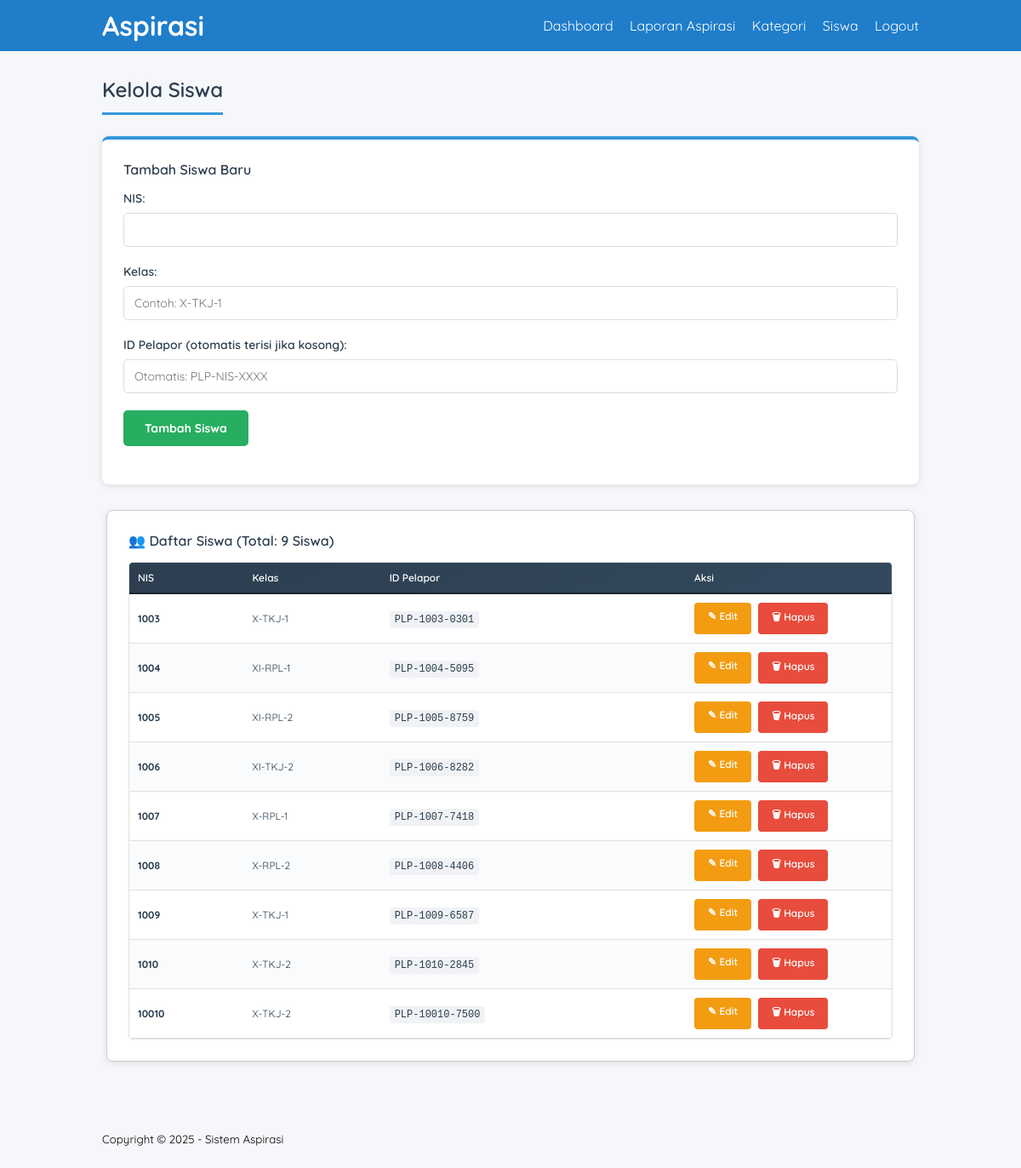
The app's page /admin_siswa.php (signed in) with its own data.
### tables this page shows
CREATE TABLE `tb_siswa` (
  `nis` int(10) NOT NULL,
  `kelas` varchar(10) NOT NULL,
  `id_pelapor` varchar(50) DEFAULT NULL
);

### admin_siswa.php (the view, shortened to what this page needs)
<?php
include 'db.php';
$edit_data = null;
$data_query = mysqli_query($CON, "SELECT s.nis, s.kelas, s.id_pelapor
                                  FROM tb_siswa s
                                  ORDER BY s.nis ASC");
$total = mysqli_num_rows($data_query);
?>
<!DOCTYPE html>
<html lang="en">
<head>
    <link rel="stylesheet" type="text/css" href="css/style.css">
</head>
<body>
    <header>
        <div class="container">
            <h1><a href="dashboard.php">Aspirasi</a></h1>
            <ul>
                <li><a href="dashboard.php">Dashboard</a></li>
                <li><a href="aspirasi_report.php">Laporan Aspirasi</a></li>
                <li><a href="admin_kategori.php">Kategori</a></li>
                <li><a href="admin_siswa.php">Siswa</a></li>
                <li><a href="logout.php">Logout</a></li>
            </ul>
        </div>
    </header>
    <div class="section">
        <div class="container">
            <h3>Kelola Siswa</h3>
            <div class="form-container">
                <h4><?= isset($edit_data) ? 'Edit Siswa' : 'Tambah Siswa Baru' ?></h4>
                <form method="POST">
                    <div class="form-group">
                        <label>NIS:</label>
                        <input type="number" name="nis" value="<?= isset($edit_data) ? $edit_data->nis : '' ?>" required <?= isset($edit_data) ? 'readonly' : '' ?>>
                    </div>
                    <div class="form-group">
                        <label>Kelas:</label>
                        <input type="text" name="kelas" value="<?= isset($edit_data) ? htmlspecialchars($edit_data->kelas) : '' ?>" placeholder="Contoh: X-TKJ-1" required>
                    </div>
                    <div class="form-group">
                        <label>ID Pelapor (otomatis terisi jika kosong):</label>
                        <input type="text" name="id_pelapor" value="<?= isset($edit_data) ? htmlspecialchars($edit_data->id_pelapor) : '' ?>" placeholder="Otomatis: PLP-NIS-XXXX">
                    </div>
                    <div class="form-group">
                        <?php if(isset($edit_data)): ?>
                            <input type="hidden" name="old_nis" value="<?= $edit_data->nis ?>">
                            <button type="submit" name="edit">Update Siswa</button>
                            <a href="admin_siswa.php" class="btn btn-back">Batal</a>
                        <?php else: ?>
                            <button type="submit" name="tambah">Tambah Siswa</button>
                        <?php endif; ?>
                    </div>
                </form>
            </div>
            <div class="box">
                <h4>👥 Daftar Siswa (Total: <?= $total ?> Siswa)</h4>
                <?php if($total > 0): ?>
                    <div class="table-wrapper">
                        <table class="table">
                            <thead>
                                <tr>
                                    <th width="15%">NIS</th>
                                    <th width="18%">Kelas</th>
                                    <th width="40%">ID Pelapor</th>
                                    <th width="27%">Aksi</th>
                                </tr>
                            </thead>
                            <tbody>
                                <?php
                                while($d = mysqli_fetch_object($data_query)){
                                ?>
                                    <tr>
                                        <td><strong><?= htmlspecialchars($d->nis) ?></strong></td>
                                        <td><?= htmlspecialchars($d->kelas) ?></td>
                                        <td><code><?= htmlspecialchars($d->id_pelapor ?? '-') ?></code></td>
                                        <td>
                                            <div class="btn-group">
                                                <a href="admin_siswa.php?edit=<?= $d->nis ?>" class="btn btn-edit">✎ Edit</a>
                                                <a href="admin_siswa.php?delete=<?= $d->nis ?>" onclick="return confirm('Yakin hapus siswa ini?')" class="btn btn-delete">🗑 Hapus</a>
                                            </div>
                                        </td>
                                    </tr>
                                <?php
                                }
                                ?>
                            </tbody>
                        </table>
                    </div>
                <?php else: ?>
                    <div class="no-data">
                        <p>📭 Belum ada siswa terdaftar.</p>
                    </div>
                <?php endif; ?>
            </div>
        </div>
    </div>
    <footer>
        <div class="container">
            <small>Copyright &copy 2025 - Sistem Aspirasi</small>
        </div>
    </footer>
</body>
</html>

### style.css (style rules this page uses)
* { padding: 0; margin: 0; font-family: 'Quicksand',sans-serif; }
body { background-color: #f8f8f8; }
a { color: inherit; text-decoration: none; }
.btn { padding: 8px 15px; background-color: #48988b; color: #fff; border: none; cursor: pointer; }
header { background-color: #1f7dca; color: #fff; }
header h1 { float: left; padding: 10px 0; }
header ul { float: right; }
header ul li { display: inline-block; }
header ul li a { padding: 20px 0 20px 15px; display: inline-block; }
footer { padding: 25px 0; }
.container { width: 80%; margin: 0 auto; }
.container:after { content: ""; display: block; clear: both; }
.section { padding: 25px 0; }
.box { background-color: #fff; border: 1px solid #ccc; padding: 50px; box-sizing: border-box; margin: 5px 5px 5px 5px; }
.box:after { content: ""; display: block; clear: both; }

### admin_siswa.php (style rules this page uses)
* { margin: 0; padding: 0; box-sizing: border-box; }
body { font-family: 'Quicksand', sans-serif; background-color: #f5f7fa; }
header ul li { position: relative; }
.section { background-color: #f5f7fa; padding: 30px 0; }
h3 { color: #2c3e50; margin-bottom: 25px; font-size: 24px; font-weight: 600; border-bottom: 3px solid #3498db; padding-bottom: 12px; display: inline-block; }
h4 { color: #2c3e50; margin-bottom: 15px; font-size: 16px; font-weight: 600; }
.form-container { background: white; padding: 25px; border-radius: 8px; margin-bottom: 30px; box-shadow: 0 2px 8px rgba(0,0,0,0.1); border-top: 4px solid #3498db; }
.form-group { margin-bottom: 20px; }
.form-group label { display: block; margin-bottom: 8px; font-weight: 600; color: #2c3e50; font-size: 14px; }
.form-group input, .form-group select, .form-group textarea { width: 100%; padding: 10px 12px; border: 1px solid #ddd; border-radius: 5px; font-family: 'Quicksand', sans-serif; font-size: 14px; transition: all 0.3s ease; }
.form-group button { background-color: #27ae60; color: white; padding: 12px 25px; border: none; border-radius: 5px; cursor: pointer; font-weight: bold; font-size: 14px; transition: all 0.3s ease; }
.box { background: white; padding: 25px; border-radius: 8px; box-shadow: 0 2px 8px rgba(0,0,0,0.1); margin-bottom: 25px; }
.table-wrapper { margin-top: 15px; border-radius: 5px; border: 1px solid #e0e0e0; overflow: hidden; }
.table { width: 100%; border-collapse: collapse; font-size: 12px; }
.table thead tr { background: linear-gradient(135deg, #2c3e50 0%, #34495e 100%); color: white; }
.table th { padding: 12px 10px; text-align: left; font-weight: 600; color: white; border-bottom: 2px solid #1a252f; white-space: nowrap; }
.table td { padding: 10px; border-bottom: 1px solid #e0e0e0; color: #2c3e50; white-space: nowrap; overflow: hidden; text-overflow: ellipsis; }
.table tbody tr { transition: all 0.2s ease; }
.table tbody tr:nth-child(even) { background-color: #fafbfc; }
.btn-group { display: flex; gap: 8px; flex-wrap: wrap; }
.btn { padding: 8px 16px; border-radius: 4px; text-decoration: none; font-size: 12px; display: inline-block; border: none; cursor: pointer; transition: all 0.3s ease; font-weight: 600; }
.btn-edit { background-color: #f39c12; color: #fff; }
.btn-delete { background-color: #e74c3c; color: #fff; }
code { background-color: #f0f2f5; padding: 3px 6px; border-radius: 3px; font-family: 'Courier New', monospace; font-size: 12px; color: #2c3e50; }
@media (max-width: 1200px) { .table { font-size: 12px; } }
@media (max-width: 1200px) { .table th, .table td { padding: 10px; } }

### records on screen
tb_siswa: nis "1003", kelas "X-TKJ-1", id_pelapor "PLP-1003-0301"
tb_siswa: nis "1004", kelas "XI-RPL-1", id_pelapor "PLP-1004-5095"
tb_siswa: nis "1005", kelas "XI-RPL-2", id_pelapor "PLP-1005-8759"
tb_siswa: nis "1006", kelas "XI-TKJ-2", id_pelapor "PLP-1006-8282"
tb_siswa: nis "1007", kelas "X-RPL-1", id_pelapor "PLP-1007-7418"
tb_siswa: nis "1008", kelas "X-RPL-2", id_pelapor "PLP-1008-4406"
tb_siswa: nis "1009", kelas "X-TKJ-1", id_pelapor "PLP-1009-6587"
tb_siswa: nis "1010", kelas "X-TKJ-2", id_pelapor "PLP-1010-2845"
tb_siswa: nis "10010", kelas "X-TKJ-2", id_pelapor "PLP-10010-7500"

### other values on screen
$total "9"
